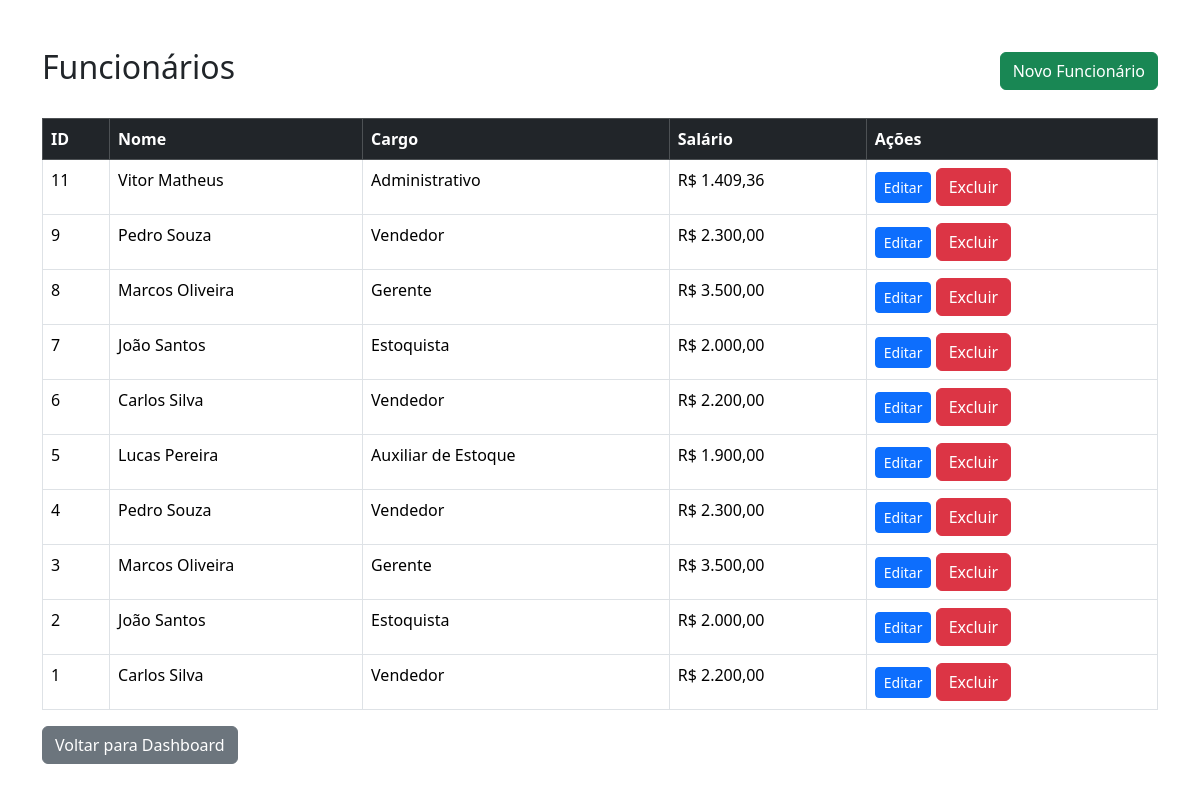
The page /pages/funcionarios/listar.php on the database its author committed.
### tables this page shows
CREATE TABLE `funcionarios` (
  `id` int(11) NOT NULL,
  `nome` varchar(100) NOT NULL,
  `cargo` varchar(50) NOT NULL,
  `salario` decimal(10,2) NOT NULL
);

### pages/funcionarios/listar.php (the view, shortened to what this page needs)
<?php
include("../../config/conexao.php");
$sql = "SELECT * FROM funcionarios ORDER BY id DESC";
$resultado = $conn->query($sql);
?>
<!DOCTYPE html>
<html lang="pt-BR">
<head>
<link href="https://cdn.jsdelivr.net/npm/bootstrap@5.3.3/dist/css/bootstrap.min.css" rel="stylesheet">
</head>
<body>
<div class="container mt-5">
<div class="d-flex justify-content-between align-items-center mb-4">
<h2>Funcionários</h2>
<a href="cadastrar.php" class="btn btn-success">
Novo Funcionário
</a>
</div>
<table class="table table-bordered table-hover">
<thead class="table-dark">
<tr>
<th>ID</th>
<th>Nome</th>
<th>Cargo</th>
<th>Salário</th>
<th>Ações</th>
</tr>
</thead>
<tbody>
<?php if ($resultado && $resultado->num_rows > 0): ?>
<?php while ($funcionario = $resultado->fetch_assoc()): ?>
<tr>
<td>
<?= $funcionario['id']; ?>
</td>
<td>
<?= htmlspecialchars($funcionario['nome']); ?>
</td>
<td>
<?= htmlspecialchars($funcionario['cargo']); ?>
</td>
<td>
R$ <?= number_format($funcionario['salario'], 2, ',', '.'); ?>
</td>
<td>
<a
href="editar.php?id=<?= $funcionario['id']; ?>"
class="btn btn-primary btn-sm"
>
Editar
</a>
<button type="button"
        class="btn btn-danger"
        onclick="excluir(<?= $funcionario['id']; ?>)">
    Excluir
</button>
</td>
</tr>
<?php endwhile; ?>
<?php endif; ?>
</tbody>
</table>
<a
href="../../dashboard.php"
class="btn btn-secondary"
>
Voltar para Dashboard
</a>
</div>
</body>
</html>

### rows shown on the page
funcionarios: id "11", nome "Vitor Matheus", cargo "Administrativo", salario "1.409,36"
funcionarios: id "9", nome "Pedro Souza", cargo "Vendedor", salario "2.300,00"
funcionarios: id "8", nome "Marcos Oliveira", cargo "Gerente", salario "3.500,00"
funcionarios: id "7", nome "João Santos", cargo "Estoquista", salario "2.000,00"
funcionarios: id "6", nome "Carlos Silva", cargo "Vendedor", salario "2.200,00"
funcionarios: id "5", nome "Lucas Pereira", cargo "Auxiliar de Estoque", salario "1.900,00"
funcionarios: id "4", nome "Pedro Souza", cargo "Vendedor", salario "2.300,00"
funcionarios: id "3", nome "Marcos Oliveira", cargo "Gerente", salario "3.500,00"
funcionarios: id "2", nome "João Santos", cargo "Estoquista", salario "2.000,00"
funcionarios: id "1", nome "Carlos Silva", cargo "Vendedor", salario "2.200,00"
